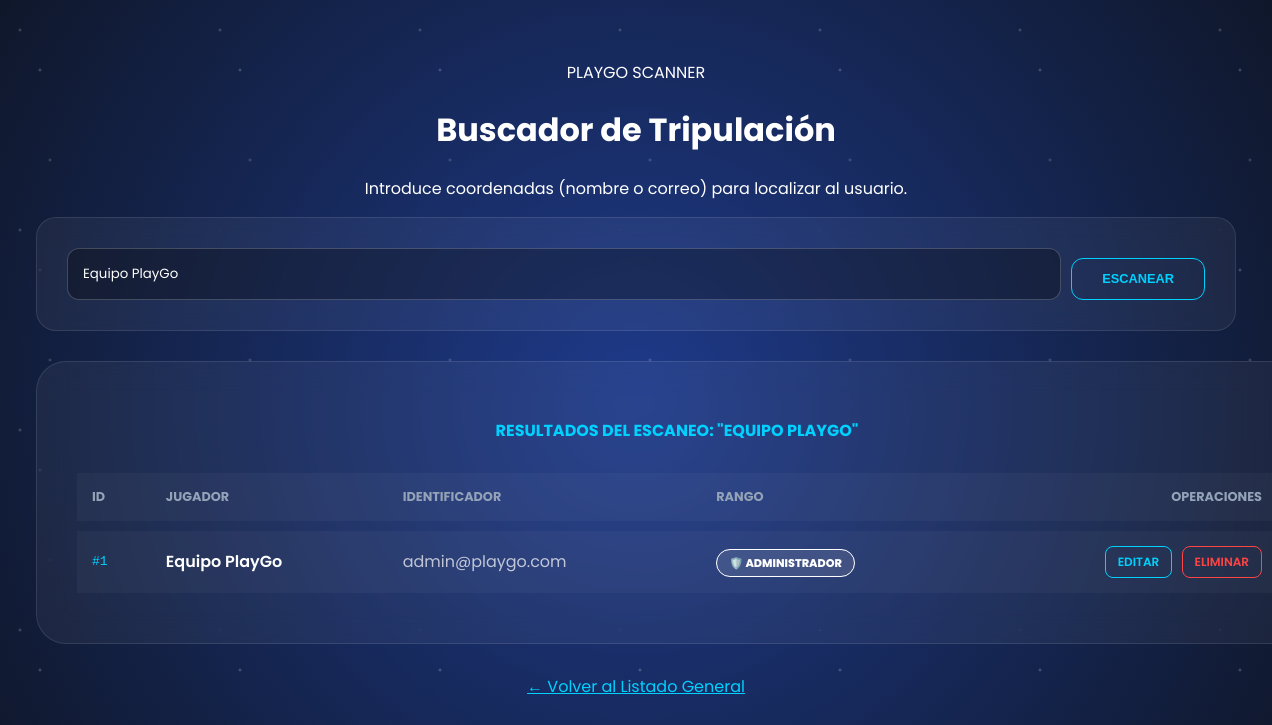
The app's page /administrador/usuarios/buscar.php?busqueda=Equipo PlayGo (signed in) with its own data.
### tables this page shows
CREATE TABLE `usuario` (
  `usuario_id` int(11) NOT NULL,
  `nombres` varchar(100) NOT NULL,
  `correo` varchar(100) NOT NULL,
  `clave` varchar(255) NOT NULL,
  `tipo_usuario` enum('nino', 'adulto', 'administrador') NOT NULL,
  `fecha_registro` timestamp NOT NULL DEFAULT current_timestamp()
);

### administrador/usuarios/buscar.php (the view, shortened to what this page needs)
<?php
require_once "../../configuracion/conexion.php";
$busqueda = $_GET['busqueda'] ?? '';
$usuarios = [];
if ($busqueda) {
    $busqueda_safe = mysqli_real_escape_string($conn, $busqueda);
    $sql = "SELECT usuario_id, nombres, correo, tipo_usuario FROM usuario
            WHERE nombres LIKE '%$busqueda_safe%'
               OR correo LIKE '%$busqueda_safe%'
               OR tipo_usuario LIKE '%$busqueda_safe%'";
    $res = mysqli_query($conn, $sql);
    $usuarios = mysqli_fetch_all($res, MYSQLI_ASSOC);
}
?>
<!DOCTYPE html>
<html lang="es">
<head>
    <link rel="stylesheet" href="../../assets/css/menu.css">
</head>
<body class="portal-galactico">
    <main class="admin-main">
        <div class="header-panel">
            <div class="logo">PLAY<span>GO</span> SCANNER</div>
            <h1>Buscador de Tripulación</h1>
            <p>Introduce coordenadas (nombre o correo) para localizar al usuario.</p>
        </div>
        <div class="search-console">
            <form method="GET" class="search-group">
                <input type="text" name="busqueda" class="input-scan"
                    placeholder="Escribe aquí (ej: Juan, nino, correo@...)"
                    value="<?php echo htmlspecialchars($busqueda); ?>" required>
                <button type="submit" class="btn-admin" style="width: auto; padding: 0 30px;">ESCANEAR</button>
            </form>
        </div>
        <?php if ($busqueda): ?>
            <div class="card-comando" style="width: 100%;">
                <h3 style="color: #00d2ff; font-size: 1rem; margin-bottom: 20px; text-transform: uppercase;">
                    Resultados del Escaneo: "<?php echo htmlspecialchars($busqueda); ?>"
                </h3>
                <?php if ($usuarios): ?>
                    <table class="table-radar">
                        <thead>
                            <tr style="color: #94a3b8; font-size: 0.8rem;">
                                <th>ID</th>
                                <th>JUGADOR</th>
                                <th>IDENTIFICADOR</th>
                                <th>RANGO</th>
                                <th style="text-align: right;">OPERACIONES</th>
                            </tr>
                        </thead>
                        <tbody>
                            <?php foreach ($usuarios as $u): ?>
                                <tr>
                                    <td style="font-family: monospace; color: #00d2ff;">#<?php echo $u['usuario_id']; ?></td>
                                    <td style="font-weight: 600;"><?php echo htmlspecialchars($u['nombres']); ?></td>
                                    <td style="opacity: 0.7;"><?php echo htmlspecialchars($u['correo']); ?></td>
                                    <td>
                                        <?php
                                        $clase = 'bg-admin';
                                        $icon = '🛡️';
                                        ?>
                                        <span class="badge-perfil <?php echo $clase; ?>">
                                            <?php echo $icon . ' ' . $u['tipo_usuario']; ?>
                                        </span>
                                    </td>
                                    <td style="text-align: right;">
                                        <a href="modificar.php?id=<?php echo $u['usuario_id']; ?>"
                                            class="btn-accion btn-edit">EDITAR</a>
                                        <a href="baja.php?id=<?php echo $u['usuario_id']; ?>" class="btn-accion btn-delete"
                                            onclick="return confirm('¿Confirmar eliminación del registro?')">ELIMINAR</a>
                                    </td>
                                </tr>
                            <?php endforeach; ?>
                        </tbody>
                    </table>
                <?php endif; ?>
            </div>
        <?php endif; ?>
        <div style="margin-top: 30px;">
            <a href="listar.php" class="btn-logout" style="border-color: #00d2ff; color: #00d2ff;">
                ← Volver al Listado General
            </a>
        </div>
    </main>
</body>
</html>

### assets/css/menu.css (style rules this page uses)
:root { --playgo-blue: #00d2ff; --playgo-dark: #0f172a; --glass: rgba(255, 255, 255, 0.05); }
body { font-family: 'Poppins', sans-serif; background: radial-gradient(circle at center, #1e3a8a 0%, #0f172a 100%) !important; color: white; min-height: 100vh; margin: 0; overflow-x: hidden; position: relative; }
body::before { content: ""; position: fixed; top: 0; left: 0; width: 100%; height: 100%; background-image: radial-gradient(2px 2px at 20px 30px, #eee, rgba(0,0,0,0)), radial-gradient(2px 2px at 40px 70px, #fff, rgba(0,0,0,0)), radial-gradient(2px 2px at 50px 160px, #ddd, rgba(0,0,0,0)); background-repeat: repeat; background-size: 200px 200px; animation: stars-move 100s linear infinite; opacity: 0.3; z-index: -1; }
.admin-main { max-width: 1200px; margin: 0 auto; padding: 60px 20px; text-align: center; }
.card-comando { background: var(--glass); backdrop-filter: blur(15px); -webkit-backdrop-filter: blur(15px); border: 1px solid rgba(255, 255, 255, 0.1); border-radius: 30px; padding: 40px; transition: all 0.4s cubic-bezier(0.175, 0.885, 0.32, 1.275); }
.btn-admin { display: inline-block; width: 100%; padding: 12px; margin-top: 10px; background: transparent; border: 1px solid var(--playgo-blue); border-radius: 12px; color: var(--playgo-blue); text-decoration: none; font-weight: 700; text-transform: uppercase; font-size: 0.8rem; transition: 0.3s; }

### administrador/usuarios/buscar.php (style rules this page uses)
.search-console { background: rgba(255, 255, 255, 0.05); backdrop-filter: blur(10px); border: 1px solid rgba(255, 255, 255, 0.1); border-radius: 20px; padding: 30px; margin-bottom: 30px; }
.search-group { display: flex; gap: 10px; }
.input-scan { flex: 1; background: rgba(0, 0, 0, 0.3); border: 1px solid rgba(255, 255, 255, 0.2); padding: 15px; border-radius: 12px; color: white; font-family: 'Poppins'; outline: none; transition: 0.3s; }
.table-radar { width: 100%; border-collapse: separate; border-spacing: 0 10px; margin-top: 20px; }
.table-radar tr { background: rgba(255, 255, 255, 0.03); transition: 0.3s; }
.table-radar td, .table-radar th { padding: 15px; text-align: left; }
.badge-perfil { padding: 5px 12px; border-radius: 20px; font-size: 0.7rem; font-weight: 800; text-transform: uppercase; }
.bg-admin { background: rgba(255, 255, 255, 0.1); color: #fff; border: 1px solid #fff; }
.btn-accion { padding: 6px 12px; border-radius: 8px; text-decoration: none; font-size: 0.75rem; font-weight: 600; transition: 0.3s; display: inline-block; }
.btn-edit { border: 1px solid #00d2ff; color: #00d2ff; margin-right: 5px; }
.btn-delete { border: 1px solid #ff4444; color: #ff4444; }

### records on screen
usuario: usuario_id "1", nombres "Equipo PlayGo", correo "admin@playgo.com", icon "🛡️", tipo_usuario "ADMINISTRADOR"

### other values on screen
$busqueda "EQUIPO PLAYGO"
